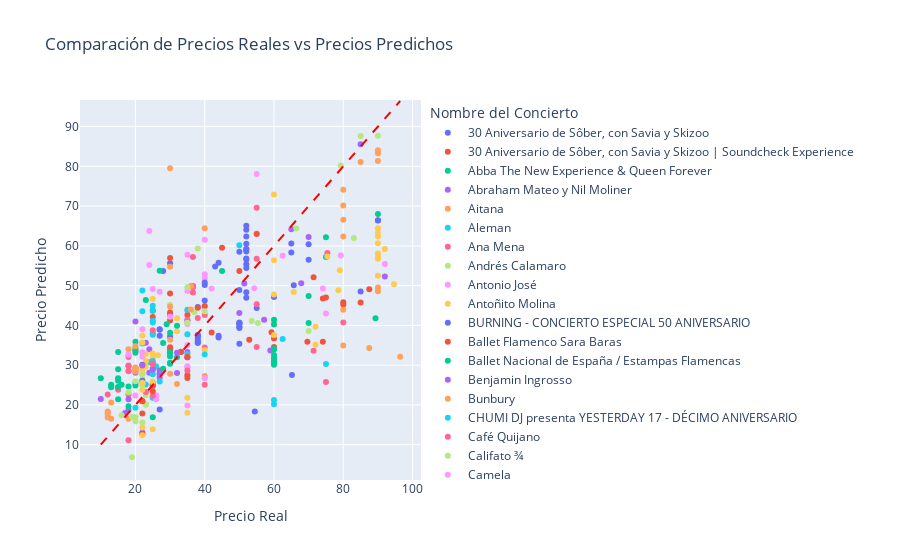

Notebook code cell kept with this figure:
### Markdown cell above
MODELO BASE CON ESTANDARIZACIÓN

### Code cell
# Medir el tiempo de ejecución de la validación cruzada
start_time = time.time()

# Ejecutar la validación cruzada
results = cross_validate(pipeline, X_train, y, cv=ps, scoring=scoring, return_train_score=True)

end_time = time.time()
execution_time = end_time - start_time
print("Tiempo de ejecución:", execution_time, "segundos")

resultados = crear_tabla_resultados(results)

# Cargar el modelo en MLFLOW
cargar_modelo_mlflow(pipeline, 'MAX_PRICE', 'BASE 2', resultados, execution_time)

# Mostrar las predicciones y los valores reales
plot_model_predictions(pipeline, X_train, y, data_max)
feature_importance(pipeline, X_train, y, 15)
resultados
